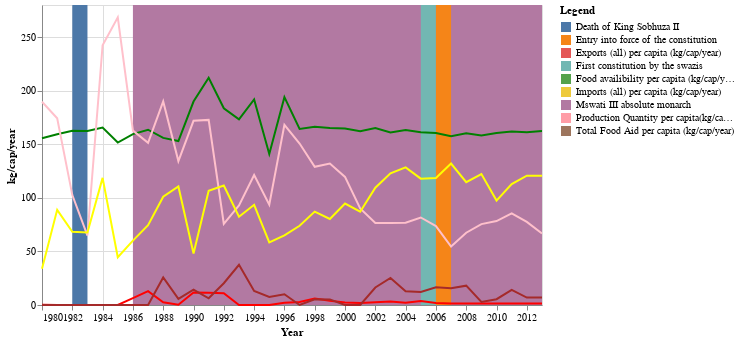

This figure's notebook cell:
### Code cell
Swaziland = [
      {"year": "1980", "Food availibility per capita (kg/cap/year)": 155.588699,"Production Quantity per capita (kg/cap/year)":189.664154,"Exports (all) per capita (kg/cap/year)":0.170813,"Imports (all) per capita (kg/cap/year)":33.830846,"Total Food Aid per capita (kg/cap/year)":0.0},
      {"year": "1981", "Food availibility per capita (kg/cap/year)": 159.346641,"Production Quantity per capita (kg/cap/year)":174.260172,"Exports (all) per capita (kg/cap/year)":0.0,"Imports (all) per capita (kg/cap/year)":88.827697,"Total Food Aid per capita (kg/cap/year)":0.0},
      {"year": "1982", "Food availibility per capita (kg/cap/year)": 162.718057,"Production Quantity per capita (kg/cap/year)":102.574485,"Exports (all) per capita (kg/cap/year)":0.0,"Imports (all) per capita (kg/cap/year)":68.308294,"Total Food Aid per capita (kg/cap/year)":0.0},
      {"year": "1983", "Food availibility per capita (kg/cap/year)": 162.376886,"Production Quantity per capita (kg/cap/year)":64.831318,"Exports (all) per capita (kg/cap/year)":0.0,"Imports (all) per capita (kg/cap/year)":67.658574,"Total Food Aid per capita (kg/cap/year)":0.0},
      {"year": "1984", "Food availibility per capita (kg/cap/year)": 165.589851,"Production Quantity per capita (kg/cap/year)":242.456333,"Exports (all) per capita (kg/cap/year)":0.0,"Imports (all) per capita (kg/cap/year)":118.647059,"Total Food Aid per capita (kg/cap/year)":0.0},
      {"year": "1985", "Food availibility per capita (kg/cap/year)": 151.601143,"Production Quantity per capita (kg/cap/year)":268.442610,"Exports (all) per capita (kg/cap/year)":0.0,"Imports (all) per capita (kg/cap/year)":44.580737,"Total Food Aid per capita (kg/cap/year)":0.0},
      {"year": "1986", "Food availibility per capita (kg/cap/year)": 159.518665,"Production Quantity per capita (kg/cap/year)":162.771538,"Exports (all) per capita (kg/cap/year)":6.394558,"Imports (all) per capita (kg/cap/year)":60.137415,"Total Food Aid per capita (kg/cap/year)":0.0},
      {"year": "1987", "Food availibility per capita (kg/cap/year)": 163.592688,"Production Quantity per capita (kg/cap/year)":151.395021,"Exports (all) per capita (kg/cap/year)":12.890625,"Imports (all) per capita (kg/cap/year)":74.501302,"Total Food Aid per capita (kg/cap/year)":0.0},
      {"year": "1988", "Food availibility per capita (kg/cap/year)": 155.983019,"Production Quantity per capita (kg/cap/year)":189.973892,"Exports (all) per capita (kg/cap/year)":2.493766,"Imports (all) per capita (kg/cap/year)":101.066810,"Total Food Aid per capita (kg/cap/year)":25.765382},
      {"year": "1989", "Food availibility per capita (kg/cap/year)": 153.072325,"Production Quantity per capita (kg/cap/year)":134.315856,"Exports (all) per capita (kg/cap/year)":0.239808,"Imports (all) per capita (kg/cap/year)":110.623310,"Total Food Aid per capita (kg/cap/year)":5.712377},
      {"year": "1990", "Food availibility per capita (kg/cap/year)": 189.866422,"Production Quantity per capita (kg/cap/year)":171.896704,"Exports (all) per capita (kg/cap/year)":11.587486,"Imports (all) per capita (kg/cap/year)":47.999290,"Total Food Aid per capita (kg/cap/year)":14.360960},
      {"year": "1991", "Food availibility per capita (kg/cap/year)": 212.021716,"Production Quantity per capita (kg/cap/year)":172.736496,"Exports (all) per capita (kg/cap/year)":11.382300,"Imports (all) per capita (kg/cap/year)":106.645435,"Total Food Aid per capita (kg/cap/year)":6.304096},
      {"year": "1992", "Food availibility per capita (kg/cap/year)": 183.628668,"Production Quantity per capita (kg/cap/year)":75.819965,"Exports (all) per capita (kg/cap/year)":11.013216,"Imports (all) per capita (kg/cap/year)":111.439199,"Total Food Aid per capita (kg/cap/year)":20.331118},
      {"year": "1993", "Food availibility per capita (kg/cap/year)": 173.309277,"Production Quantity per capita (kg/cap/year)":92.995696,"Exports (all) per capita (kg/cap/year)":0.0,"Imports (all) per capita (kg/cap/year)":82.368838,"Total Food Aid per capita (kg/cap/year)":37.462902},
      {"year": "1994", "Food availibility per capita (kg/cap/year)": 191.785178,"Production Quantity per capita (kg/cap/year)":121.354901,"Exports (all) per capita (kg/cap/year)":0.0,"Imports (all) per capita (kg/cap/year)":93.509746,"Total Food Aid per capita (kg/cap/year)":13.104437},
      {"year": "1995", "Food availibility per capita (kg/cap/year)": 140.881454,"Production Quantity per capita (kg/cap/year)":93.716705,"Exports (all) per capita (kg/cap/year)":0.0,"Imports (all) per capita (kg/cap/year)":58.360218,"Total Food Aid per capita (kg/cap/year)":7.556835},
      {"year": "1996", "Food availibility per capita (kg/cap/year)": 193.956758,"Production Quantity per capita (kg/cap/year)":168.211747,"Exports (all) per capita (kg/cap/year)":2.030457,"Imports (all) per capita (kg/cap/year)":65.002099,"Total Food Aid per capita (kg/cap/year)":10.050161},
      {"year": "1997", "Food availibility per capita (kg/cap/year)": 164.285137,"Production Quantity per capita (kg/cap/year)":150.661673,"Exports (all) per capita (kg/cap/year)":2.879038,"Imports (all) per capita (kg/cap/year)":73.964536,"Total Food Aid per capita (kg/cap/year)":0.0},
      {"year": "1998", "Food availibility per capita (kg/cap/year)": 166.432709,"Production Quantity per capita (kg/cap/year)":129.011225,"Exports (all) per capita (kg/cap/year)":5.948572,"Imports (all) per capita (kg/cap/year)":87.155166,"Total Food Aid per capita (kg/cap/year)":5.314626},
      {"year": "1999", "Food availibility per capita (kg/cap/year)": 165.189251,"Production Quantity per capita (kg/cap/year)":132.044084,"Exports (all) per capita (kg/cap/year)":3.935411,"Imports (all) per capita (kg/cap/year)":80.337811,"Total Food Aid per capita (kg/cap/year)":5.218273},
      {"year": "2000", "Food availibility per capita (kg/cap/year)": 164.636978,"Production Quantity per capita (kg/cap/year)":119.577671,"Exports (all) per capita (kg/cap/year)":2.340723,"Imports (all) per capita (kg/cap/year)":94.711285,"Total Food Aid per capita (kg/cap/year)":0.0},
      {"year": "2001", "Food availibility per capita (kg/cap/year)": 162.267616,"Production Quantity per capita (kg/cap/year)":90.065414,"Exports (all) per capita (kg/cap/year)":1.939571,"Imports (all) per capita (kg/cap/year)":87.091485,"Total Food Aid per capita (kg/cap/year)":0.0},
      {"year": "2002", "Food availibility per capita (kg/cap/year)": 165.145558,"Production Quantity per capita (kg/cap/year)":76.516312,"Exports (all) per capita (kg/cap/year)":2.589432,"Imports (all) per capita (kg/cap/year)":109.495706,"Total Food Aid per capita (kg/cap/year)":16.335263},
      {"year": "2003", "Food availibility per capita (kg/cap/year)": 160.951190,"Production Quantity per capita (kg/cap/year)":76.509500,"Exports (all) per capita (kg/cap/year)":3.201758,"Imports (all) per capita (kg/cap/year)":122.935245,"Total Food Aid per capita (kg/cap/year)":25.223664},
      {"year": "2004", "Food availibility per capita (kg/cap/year)": 163.383426,"Production Quantity per capita (kg/cap/year)":76.706493,"Exports (all) per capita (kg/cap/year)":2.145597,"Imports (all) per capita (kg/cap/year)":128.405969,"Total Food Aid per capita (kg/cap/year)":12.823454},
      {"year": "2005", "Food availibility per capita (kg/cap/year)": 161.345016,"Production Quantity per capita (kg/cap/year)":81.666755,"Exports (all) per capita (kg/cap/year)":3.822571,"Imports (all) per capita (kg/cap/year)":117.902568,"Total Food Aid per capita (kg/cap/year)":12.141071},
      {"year": "2006", "Food availibility per capita (kg/cap/year)": 160.619696,"Production Quantity per capita (kg/cap/year)":73.680571,"Exports (all) per capita (kg/cap/year)":1.884402,"Imports (all) per capita (kg/cap/year)":118.579853,"Total Food Aid per capita (kg/cap/year)":16.451669},
      {"year": "2007", "Food availibility per capita (kg/cap/year)": 157.420266,"Production Quantity per capita (kg/cap/year)":54.612741,"Exports (all) per capita (kg/cap/year)":1.426792,"Imports (all) per capita (kg/cap/year)":132.046734,"Total Food Aid per capita (kg/cap/year)":15.637120},
      {"year": "2008", "Food availibility per capita (kg/cap/year)": 160.272014,"Production Quantity per capita (kg/cap/year)":67.472405,"Exports (all) per capita (kg/cap/year)":1.401979,"Imports (all) per capita (kg/cap/year)":114.596234,"Total Food Aid per capita (kg/cap/year)":18.024989},
      {"year": "2009", "Food availibility per capita (kg/cap/year)": 158.137415,"Production Quantity per capita (kg/cap/year)":75.494505,"Exports (all) per capita (kg/cap/year)":1.380044,"Imports (all) per capita (kg/cap/year)":122.247129,"Total Food Aid per capita (kg/cap/year)":2.913151},
      {"year": "2010", "Food availibility per capita (kg/cap/year)": 160.432484,"Production Quantity per capita (kg/cap/year)":78.322441,"Exports (all) per capita (kg/cap/year)":1.359099,"Imports (all) per capita (kg/cap/year)":97.457544,"Total Food Aid per capita (kg/cap/year)":5.411157},
      {"year": "2011", "Food availibility per capita (kg/cap/year)": 161.866048,"Production Quantity per capita (kg/cap/year)":85.584528,"Exports (all) per capita (kg/cap/year)":1.339893,"Imports (all) per capita (kg/cap/year)":112.871693,"Total Food Aid per capita (kg/cap/year)":14.151307},
      {"year": "2012", "Food availibility per capita (kg/cap/year)": 161.344064,"Production Quantity per capita (kg/cap/year)":77.518926,"Exports (all) per capita (kg/cap/year)":1.321222,"Imports (all) per capita (kg/cap/year)":120.725120,"Total Food Aid per capita (kg/cap/year)":6.945180},
      {"year": "2013", "Food availibility per capita (kg/cap/year)": 162.491229,"Production Quantity per capita (kg/cap/year)":66.774454,"Exports (all) per capita (kg/cap/year)":1.321222,"Imports (all) per capita (kg/cap/year)":120.725120,"Total Food Aid per capita (kg/cap/year)":6.945180},
    ]

Events = [{"start":"1999","end":"1999","Legend":"Food availibility per capita (kg/cap/year)"},{"start":"1997","end":"1997","Legend":"Total Food Aid per capita (kg/cap/year)"},{"start":"1997","end":"1997","Legend":"Imports (all) per capita (kg/cap/year)"},{"start":"1997","end":"1997","Legend":"Production Quantity per capita(kg/cap/year)"},{"start":"1997","end":"1997","Legend":"Exports (all) per capita (kg/cap/year)"},{"start": "1982","end": "1983","Legend": "Death of King Sobhuza II"},{"start":"1986","end":"2013","Legend":"Mswati III absolute monarch"},{"start":"2005","end":"2006","Legend":"First constitution by the swazis"},{"start":"2006","end":"2007","Legend":"Entry into force of the constitution"}]


Swaziland = alt.pd.DataFrame(Swaziland)
Events = alt.pd.DataFrame(Events)


line1 = alt.Chart(Swaziland).mark_line(color='green').encode(
    alt.X('year:T', axis=alt.Axis(format='%Y')),
    y='Food availibility per capita (kg/cap/year)'
).properties(
    width=500,
    height=300
)

line2 = alt.Chart(Swaziland).mark_line(color='pink').encode(
    alt.X('year:T', axis=alt.Axis(format='%Y')),
    y='Production Quantity per capita (kg/cap/year)'
).properties(
    width=500,
    height=300
)

line3 = alt.Chart(Swaziland).mark_line(color='red').encode(
    alt.X('year:T', axis=alt.Axis(format='%Y')),
    y='Exports (all) per capita (kg/cap/year)'
).properties(
    width=500,
    height=300
)

line4 = alt.Chart(Swaziland).mark_line(color='yellow').encode(
    alt.X('year:T', axis=alt.Axis(format='%Y')),
    y='Imports (all) per capita (kg/cap/year)'
).properties(
    width=500,
    height=300
)

line5 = alt.Chart(Swaziland).mark_line(color='brown').encode(
    alt.X('year:T', axis=alt.Axis(format='%Y',title='Year')),
    alt.Y("Total Food Aid per capita (kg/cap/year)", axis=alt.Axis(title='kg/cap/year'))
).properties(
    width=500,
    height=300
)


rect = alt.Chart(Events).mark_rect().encode(
    x='start:T',
    x2='end:T',
    color='Legend:N'
)






rect + line1 + line2 + line3 +line4 + line5

### Figure 1 — Vega-Lite specification as saved in the notebook (floating-point values rounded to 4 significant figures)
{"config": {"view": {"continuousWidth": 400, "continuousHeight": 300}}, "layer": [{"data": {"name": "data-7055e9a7c161fc54566c88c93057f0f4"}, "mark": "rect", "encoding": {"color": {"type": "nominal", "field": "Legend"}, "x": {"type": "temporal", "field": "start"}, "x2": {"field": "end"}}}, {"data": {"name": "data-06d5f838e8c23a009ea44ec2ab18cdd3"}, "mark": {"type": "line", "color": "green"}, "encoding": {"x": {"type": "temporal", "axis": {"format": "%Y"}, "field": "year"}, "y": {"type": "quantitative", "field": "Food availibility per capita (kg/cap/year)"}}, "height": 300, "width": 500}, {"data": {"name": "data-06d5f838e8c23a009ea44ec2ab18cdd3"}, "mark": {"type": "line", "color": "pink"}, "encoding": {"x": {"type": "temporal", "axis": {"format": "%Y"}, "field": "year"}, "y": {"type": "quantitative", "field": "Production Quantity per capita (kg/cap/year)"}}, "height": 300, "width": 500}, {"data": {"name": "data-06d5f838e8c23a009ea44ec2ab18cdd3"}, "mark": {"type": "line", "color": "red"}, "encoding": {"x": {"type": "temporal", "axis": {"format": "%Y"}, "field": "year"}, "y": {"type": "quantitative", "field": "Exports (all) per capita (kg/cap/year)"}}, "height": 300, "width": 500}, {"data": {"name": "data-06d5f838e8c23a009ea44ec2ab18cdd3"}, "mark": {"type": "line", "color": "yellow"}, "encoding": {"x": {"type": "temporal", "axis": {"format": "%Y"}, "field": "year"}, "y": {"type": "quantitative", "field": "Imports (all) per capita (kg/cap/year)"}}, "height": 300, "width": 500}, {"data": {"name": "data-06d5f838e8c23a009ea44ec2ab18cdd3"}, "mark": {"type": "line", "color": "brown"}, "encoding": {"x": {"type": "temporal", "axis": {"format": "%Y", "title": "Year"}, "field": "year"}, "y": {"type": "quantitative", "axis": {"title": "kg/cap/year"}, "field": "Total Food Aid per capita (kg/cap/year)"}}, "height": 300, "width": 500}], "$schema": "https://vega.github.io/schema/vega-lite/v4.8.1.json", "datasets": {"data-7055e9a7c161fc54566c88c93057f0f4": [{"start": "1999", "end": "1999", "Legend": "Food availibility per capita (kg/cap/year)"}, {"start": "1997", "end": "1997", "Legend": "Total Food Aid per capita (kg/cap/year)"}, {"start": "1997", "end": "1997", "Legend": "Imports (all) per capita (kg/cap/year)"}, {"start": "1997", "end": "1997", "Legend": "Production Quantity per capita(kg/cap/year)"}, {"start": "1997", "end": "1997", "Legend": "Exports (all) per capita (kg/cap/year)"}, {"start": "1982", "end": "1983", "Legend": "Death of King Sobhuza II"}, {"start": "1986", "end": "2013", "Legend": "Mswati III absolute monarch"}, {"start": "2005", "end": "2006", "Legend": "First constitution by the swazis"}, {"start": "2006", "end": "2007", "Legend": "Entry into force of the constitution"}], "data-06d5f838e8c23a009ea44ec2ab18cdd3": [{"year": "1980", "Food availibility per capita (kg/cap/year)": 155.6, "Production Quantity per capita (kg/cap/year)": 189.7, "Exports (all) per capita (kg/cap/year)": 0.1708, "Imports (all) per capita (kg/cap/year)": 33.83, "Total Food Aid per capita (kg/cap/year)": 0.0}, {"year": "1981", "Food availibility per capita (kg/cap/year)": 159.3, "Production Quantity per capita (kg/cap/year)": 174.3, "Exports (all) per capita (kg/cap/year)": 0.0, "Imports (all) per capita (kg/cap/year)": 88.83, "Total Food Aid per capita (kg/cap/year)": 0.0}, {"year": "1982", "Food availibility per capita (kg/cap/year)": 162.7, "Production Quantity per capita (kg/cap/year)": 102.6, "Exports (all) per capita (kg/cap/year)": 0.0, "Imports (all) per capita (kg/cap/year)": 68.31, "Total Food Aid per capita (kg/cap/year)": 0.0}, {"year": "1983", "Food availibility per capita (kg/cap/year)": 162.4, "Production Quantity per capita (kg/cap/year)": 64.83, "Exports (all) per capita (kg/cap/year)": 0.0, "Imports (all) per capita (kg/cap/year)": 67.66, "Total Food Aid per capita (kg/cap/year)": 0.0}, {"year": "1984", "Food availibility per capita (kg/cap/year)": 165.6, "Production Quantity per capita (kg/cap/year)": 242.5, "Exports (all) per capita (kg/cap/year)": 0.0, "Imports (all) per capita (kg/cap/year)": 118.6, "Total Food Aid per capita (kg/cap/year)": 0.0}, {"year": "1985", "Food availibility per capita (kg/cap/year)": 151.6, "Production Quantity per capita (kg/cap/year)": 268.4, "Exports (all) per capita (kg/cap/year)": 0.0, "Imports (all) per capita (kg/cap/year)": 44.58, "Total Food Aid per capita (kg/cap/year)": 0.0}, {"year": "1986", "Food availibility per capita (kg/cap/year)": 159.5, "Production Quantity per capita (kg/cap/year)": 162.8, "Exports (all) per capita (kg/cap/year)": 6.395, "Imports (all) per capita (kg/cap/year)": 60.14, "Total Food Aid per capita (kg/cap/year)": 0.0}, {"year": "1987", "Food availibility per capita (kg/cap/year)": 163.6, "Production Quantity per capita (kg/cap/year)": 151.4, "Exports (all) per capita (kg/cap/year)": 12.89, "Imports (all) per capita (kg/cap/year)": 74.5, "Total Food Aid per capita (kg/cap/year)": 0.0}, {"year": "1988", "Food availibility per capita (kg/cap/year)": 156.0, "Production Quantity per capita (kg/cap/year)": 190.0, "Exports (all) per capita (kg/cap/year)": 2.494, "Imports (all) per capita (kg/cap/year)": 101.1, "Total Food Aid per capita (kg/cap/year)": 25.77}, {"year": "1989", "Food availibility per capita (kg/cap/year)": 153.1, "Production Quantity per capita (kg/cap/year)": 134.3, "Exports (all) per capita (kg/cap/year)": 0.2398, "Imports (all) per capita (kg/cap/year)": 110.6, "Total Food Aid per capita (kg/cap/year)": 5.712}, {"year": "1990", "Food availibility per capita (kg/cap/year)": 189.9, "Production Quantity per capita (kg/cap/year)": 171.9, "Exports (all) per capita (kg/cap/year)": 11.59, "Imports (all) per capita (kg/cap/year)": 48.0, "Total Food Aid per capita (kg/cap/year)": 14.36}, {"year": "1991", "Food availibility per capita (kg/cap/year)": 212.0, "Production Quantity per capita (kg/cap/year)": 172.7, "Exports (all) per capita (kg/cap/year)": 11.38, "Imports (all) per capita (kg/cap/year)": 106.6, "Total Food Aid per capita (kg/cap/year)": 6.304}, {"year": "1992", "Food availibility per capita (kg/cap/year)": 183.6, "Production Quantity per capita (kg/cap/year)": 75.82, "Exports (all) per capita (kg/cap/year)": 11.01, "Imports (all) per capita (kg/cap/year)": 111.4, "Total Food Aid per capita (kg/cap/year)": 20.33}, {"year": "1993", "Food availibility per capita (kg/cap/year)": 173.3, "Production Quantity per capita (kg/cap/year)": 93.0, "Exports (all) per capita (kg/cap/year)": 0.0, "Imports (all) per capita (kg/cap/year)": 82.37, "Total Food Aid per capita (kg/cap/year)": 37.46}, {"year": "1994", "Food availibility per capita (kg/cap/year)": 191.8, "Production Quantity per capita (kg/cap/year)": 121.4, "Exports (all) per capita (kg/cap/year)": 0.0, "Imports (all) per capita (kg/cap/year)": 93.51, "Total Food Aid per capita (kg/cap/year)": 13.1}, {"year": "1995", "Food availibility per capita (kg/cap/year)": 140.9, "Production Quantity per capita (kg/cap/year)": 93.72, "Exports (all) per capita (kg/cap/year)": 0.0, "Imports (all) per capita (kg/cap/year)": 58.36, "Total Food Aid per capita (kg/cap/year)": 7.557}, {"year": "1996", "Food availibility per capita (kg/cap/year)": 194.0, "Production Quantity per capita (kg/cap/year)": 168.2, "Exports (all) per capita (kg/cap/year)": 2.03, "Imports (all) per capita (kg/cap/year)": 65.0, "Total Food Aid per capita (kg/cap/year)": 10.05}, {"year": "1997", "Food availibility per capita (kg/cap/year)": 164.3, "Production Quantity per capita (kg/cap/year)": 150.7, "Exports (all) per capita (kg/cap/year)": 2.879, "Imports (all) per capita (kg/cap/year)": 73.96, "Total Food Aid per capita (kg/cap/year)": 0.0}, {"year": "1998", "Food availibility per capita (kg/cap/year)": 166.4, "Production Quantity per capita (kg/cap/year)": 129.0, "Exports (all) per capita (kg/cap/year)": 5.949, "Imports (all) per capita (kg/cap/year)": 87.16, "Total Food Aid per capita (kg/cap/year)": 5.315}, {"year": "1999", "Food availibility per capita (kg/cap/year)": 165.2, "Production Quantity per capita (kg/cap/year)": 132.0, "Exports (all) per capita (kg/cap/year)": 3.935, "Imports (all) per capita (kg/cap/year)": 80.34, "Total Food Aid per capita (kg/cap/year)": 5.218}, {"year": "2000", "Food availibility per capita (kg/cap/year)": 164.6, "Production Quantity per capita (kg/cap/year)": 119.6, "Exports (all) per capita (kg/cap/year)": 2.341, "Imports (all) per capita (kg/cap/year)": 94.71, "Total Food Aid per capita (kg/cap/year)": 0.0}, {"year": "2001", "Food availibility per capita (kg/cap/year)": 162.3, "Production Quantity per capita (kg/cap/year)": 90.07, "Exports (all) per capita (kg/cap/year)": 1.94, "Imports (all) per capita (kg/cap/year)": 87.09, "Total Food Aid per capita (kg/cap/year)": 0.0}, {"year": "2002", "Food availibility per capita (kg/cap/year)": 165.1, "Production Quantity per capita (kg/cap/year)": 76.52, "Exports (all) per capita (kg/cap/year)": 2.589, "Imports (all) per capita (kg/cap/year)": 109.5, "Total Food Aid per capita (kg/cap/year)": 16.34}, {"year": "2003", "Food availibility per capita (kg/cap/year)": 161.0, "Production Quantity per capita (kg/cap/year)": 76.51, "Exports (all) per capita (kg/cap/year)": 3.202, "Imports (all) per capita (kg/cap/year)": 122.9, "Total Food Aid per capita (kg/cap/year)": 25.22}, {"year": "2004", "Food availibility per capita (kg/cap/year)": 163.4, "Production Quantity per capita (kg/cap/year)": 76.71, "Exports (all) per capita (kg/cap/year)": 2.146, "Imports (all) per capita (kg/cap/year)": 128.4, "Total Food Aid per capita (kg/cap/year)": 12.82}, {"year": "2005", "Food availibility per capita (kg/cap/year)": 161.3, "Production Quantity per capita (kg/cap/year)": 81.67, "Exports (all) per capita (kg/cap/year)": 3.823, "Imports (all) per capita (kg/cap/year)": 117.9, "Total Food Aid per capita (kg/cap/year)": 12.14}, {"year": "2006", "Food availibility per capita (kg/cap/year)": 160.6, "Production Quantity per capita (kg/cap/year)": 73.68, "Exports (all) per capita (kg/cap/year)": 1.884, "Imports (all) per capita (kg/cap/year)": 118.6, "Total Food Aid per capita (kg/cap/year)": 16.45}, {"year": "2007", "Food availibility per capita (kg/cap/year)": 157.4, "Production Quantity per capita (kg/cap/year)": 54.61, "Exports (all) per capita (kg/cap/year)": 1.427, "Imports (all) per capita (kg/cap/year)": 132.0, "Total Food Aid per capita (kg/cap/year)": 15.64}, {"year": "2008", "Food availibility per capita (kg/cap/year)": 160.3, "Production Quantity per capita (kg/cap/year)": 67.47, "Exports (all) per capita (kg/cap/year)": 1.402, "Imports (all) per capita (kg/cap/year)": 114.6, "Total Food Aid per capita (kg/cap/year)": 18.02}, {"year": "2009", "Food availibility per capita (kg/cap/year)": 158.1, "Production Quantity per capita (kg/cap/year)": 75.49, "Exports (all) per capita (kg/cap/year)": 1.38, "Imports (all) per capita (kg/cap/year)": 122.2, "Total Food Aid per capita (kg/cap/year)": 2.913}, {"year": "2010", "Food availibility per capita (kg/cap/year)": 160.4, "Production Quantity per capita (kg/cap/year)": 78.32, "Exports (all) per capita (kg/cap/year)": 1.359, "Imports (all) per capita (kg/cap/year)": 97.46, "Total Food Aid per capita (kg/cap/year)": 5.411}, {"year": "2011", "Food availibility per capita (kg/cap/year)": 161.9, "Production Quantity per capita (kg/cap/year)": 85.58, "Exports (all) per capita (kg/cap/year)": 1.34, "Imports (all) per capita (kg/cap/year)": 112.9, "Total Food Aid per capita (kg/cap/year)": 14.15}, {"year": "2012", "Food availibility per capita (kg/cap/year)": 161.3, "Production Quantity per capita (kg/cap/year)": 77.52, "Exports (all) per capita (kg/cap/year)": 1.321, "Imports (all) per capita (kg/cap/year)": 120.7, "Total Food Aid per capita (kg/cap/year)": 6.945}, {"year": "2013", "Food availibility per capita (kg/cap/year)": 162.5, "Production Quantity per capita (kg/cap/year)": 66.77, "Exports (all) per capita (kg/cap/year)": 1.321, "Imports (all) per capita (kg/cap/year)": 120.7, "Total Food Aid per capita (kg/cap/year)": 6.945}]}}
